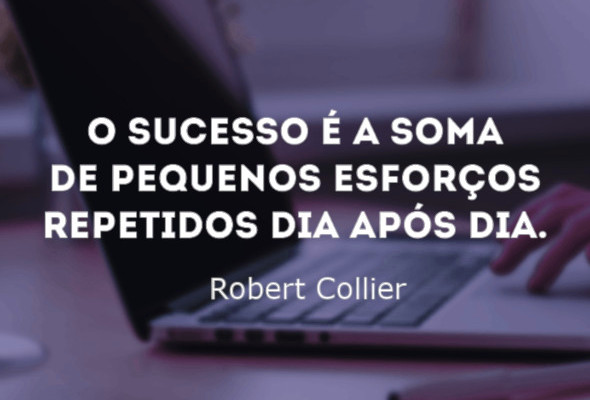
#> input picture ComputerVision/OCRPython/Imagens/frase.jpg, 590 x 400 px, found by its file name
$ python exercise.py
#> lines starting #> are read from the running program, lines starting #| are printed output that depends on the picture; after the words box and inside, x2 and y2 are one past the last pixel; in counts of white or black regions, pixels touching at a corner belong together
import cv2
import pytesseract

img = cv2.imread('/home/s0la1r3/Documentos/GitHub/Python/ComputerVision/OCRPython/Imagens/frase.jpg')
#> img is the input picture: shape (400, 590, 3); mean B, G, R 93.9, 71.1, 77.1
gray = cv2.cvtColor(img, cv2.COLOR_BGR2GRAY)
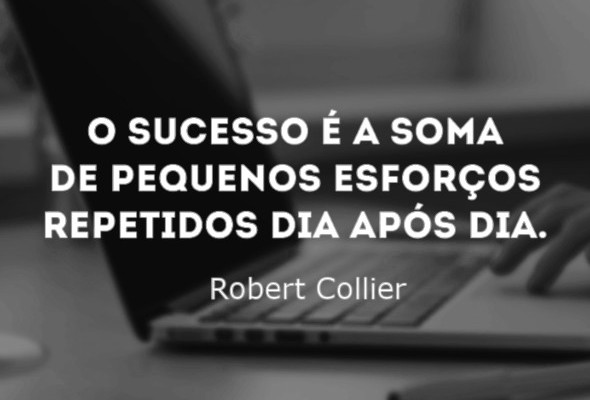
#> gray: shape (400, 590); min 0, max 255, mean 75.5
cv2.imshow('imagem', gray)
cv2.waitKey(0)
cv2.destroyAllWindows()

val, otsu = cv2.threshold(gray, 0, 255, cv2.THRESH_BINARY_INV | cv2.THRESH_OTSU)
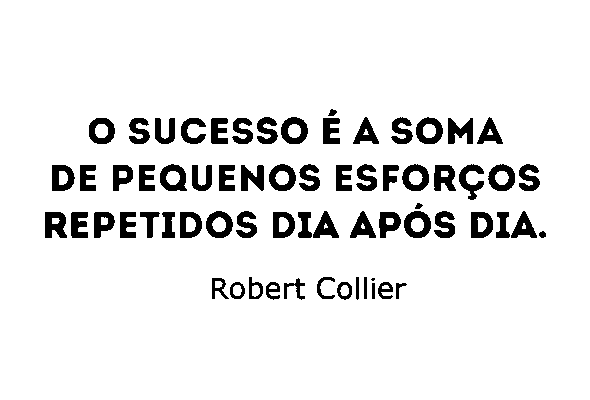
#> otsu: shape (400, 590); 91.6% white; 67 black regions (1 under 20 px), largest, box (x1, y1, x2, y2) and area: (404, 211, 431, 238) 438, (281, 117, 308, 144) 435, (160, 164, 187, 191) 433
#> val = 145
print(val)
#| 145.0
cv2.imshow('imagem', otsu)
cv2.waitKey(0)
cv2.destroyAllWindows()

tessdataDir = '/home/s0la1r3/Documentos/GitHub/Python/ComputerVision/OCRPython/tessdata'
configTesseract = f'--tessdata-dir "{tessdataDir}" --psm 6'
#> (the run stopped early here; a loop or call above may not have finished)

$ run again, with ComputerVision/OCRPython/Imagens/chines.jpg copied over ComputerVision/OCRPython/Imagens/frase.jpg
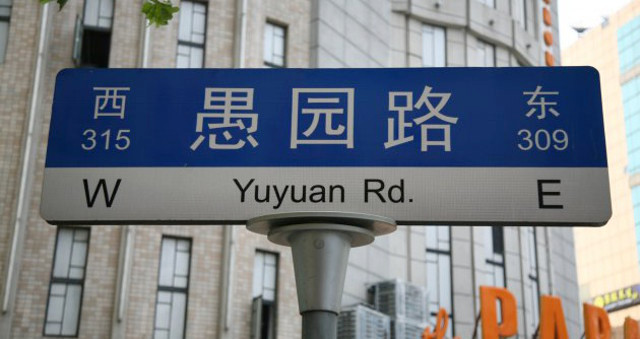
#> input picture ComputerVision/OCRPython/Imagens/chines.jpg, 640 x 339 px, found by its file name
#> img is the input picture: shape (339, 640, 3); mean B, G, R 134.4, 127.1, 122.6
#> `gray = cv2.cvtColor(img, cv2.COLOR_BGR2GRAY)`:
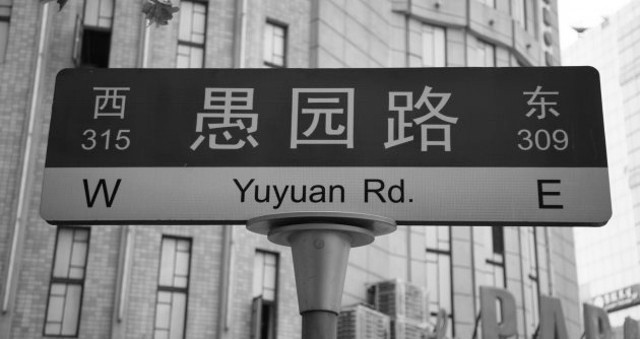
#> gray: shape (339, 640); min 0, max 255, mean 126.6
#> `val, otsu = cv2.threshold(gray, 0, 255, cv2.THRESH_BINARY_INV | cv2.TH..`:
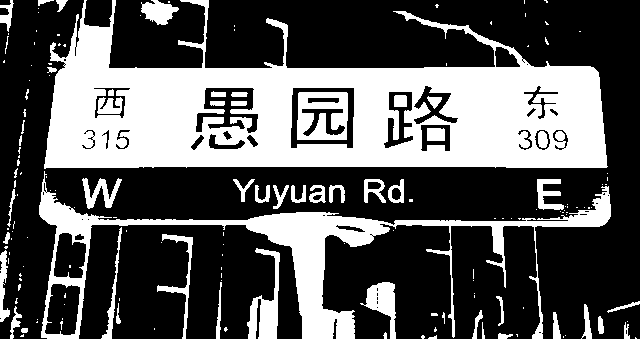
#> otsu: shape (339, 640); 34.5% white; 164 white regions (107 under 20 px), largest, box (x1, y1, x2, y2) and area: (44, 0, 608, 169) 49380, (39, 171, 611, 339) 13419, (297, 92, 348, 140) 1784
#> val = 109
#| 109.0
